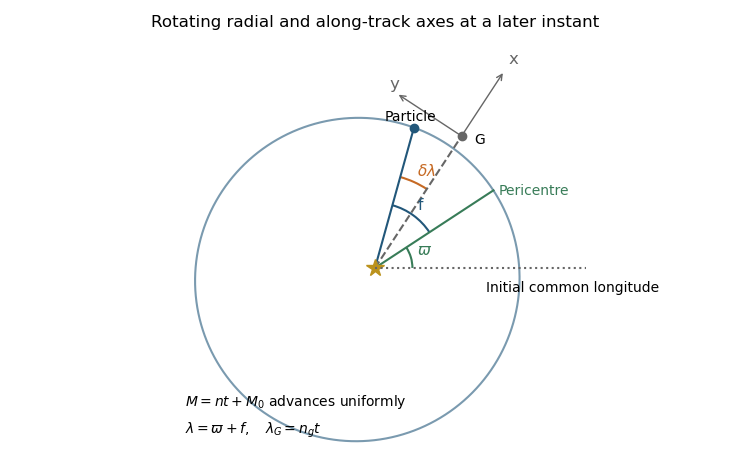

Recreate this plot in Python.
#!/usr/bin/env python3
"""Original planetary-dynamics figure; outputs its same-basename PNG to CWD.
Tested Python 3.14.4, NumPy 2.3.5, Matplotlib 3.10.7+dfsg1.
Dependencies match the repository pyproject; no external visual assets.
"""
from pathlib import Path
import numpy as np
import matplotlib
matplotlib.use('Agg')
import matplotlib.pyplot as plt
from matplotlib.patches import Circle, Arc
plt.rcParams.update({'font.size':10,'axes.spines.top':False,'axes.spines.right':False})
blue='#22577a'; orange='#c66a24'; green='#387c58'; gray='#666666'
def finish(fig):
    fig.savefig(Path.cwd()/Path(__file__).with_suffix('.png').name,dpi=100,facecolor='white',transparent=False)
    plt.close(fig)

fig,ax=plt.subplots(figsize=(7.5,4.7),dpi=100)
e=.13;omega=.58;f=.72;lam=omega+f;lamG=.99;ag=.97
rot=lambda xy:np.array([[np.cos(omega),-np.sin(omega)],[np.sin(omega),np.cos(omega)]])@xy
E=np.linspace(0,2*np.pi,700);curve=rot(np.array([np.cos(E)-e,np.sqrt(1-e*e)*np.sin(E)]))
ax.plot(*curve,color=blue,alpha=.6)
r=(1-e*e)/(1+e*np.cos(f));P=r*np.array([np.cos(lam),np.sin(lam)]);G=ag*np.array([np.cos(lamG),np.sin(lamG)])
u=np.array([np.cos(lamG),np.sin(lamG)]);v=np.array([-u[1],u[0]])
ax.plot([0,P[0]],[0,P[1]],color=blue);ax.plot([0,G[0]],[0,G[1]],'--',color=gray)
peri=(1-e)*np.array([np.cos(omega),np.sin(omega)]);ax.plot([0,peri[0]],[0,peri[1]],color=green)
ax.plot(0,0,'*',ms=13,color='#bb921d');ax.plot(*G,'o',color=gray);ax.plot(*P,'o',color=blue)
ax.annotate('',G+.48*u,G,arrowprops={'arrowstyle':'->','color':gray});ax.text(*(G+.53*u),'x',color=gray,fontsize=12)
ax.annotate('',G+.48*v,G,arrowprops={'arrowstyle':'->','color':gray});ax.text(*(G+.53*v),'y',color=gray,fontsize=12)
for rad,start,end,col,label in [(.23,0,omega,green,r'$\varpi$'),(.40,omega,lam,blue,'f'),(.58,lamG,lam,orange,r'$\delta\lambda$')]:
    ax.add_patch(Arc((0,0),2*rad,2*rad,theta1=np.degrees(start),theta2=np.degrees(end),color=col,lw=1.5))
    mid=(start+end)/2;ax.text((rad+.04)*np.cos(mid),(rad+.04)*np.sin(mid),label,color=col,fontsize=11)
ax.text(G[0]+.08,G[1]-.05,'G');ax.text(P[0]-.18,P[1]+.04,'Particle');ax.text(peri[0]+.03,peri[1]-.03,'Pericentre',color=green)
ax.plot([0,1.3],[0,0],':',color=gray);ax.text(.68,-.15,'Initial common longitude')
ax.text(-1.17,-.85,r'$M=nt+M_0$ advances uniformly',fontsize=10)
ax.text(-1.17,-1.02,r'$\lambda=\varpi+f,\quad \lambda_G=n_g t$',fontsize=10)
ax.set_aspect('equal');ax.set(xlim=(-1.35,1.35),ylim=(-1.15,1.43));ax.axis('off')
ax.set_title('Rotating radial and along-track axes at a later instant');fig.tight_layout();finish(fig)
